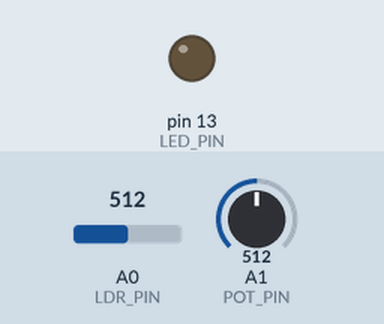
A sketch run on a simulated Arduino Uno, built with avr-gcc and run on an emulated ATmega328P. Shown: output pins drawn as LEDs (lit = HIGH). The test bench sets the inputs (shaded band); at power-on: A1 (POT_PIN) = 512, A0 (LDR_PIN) = 512.

Above: at 1.2 s.
1.3 s: A1 (POT_PIN) set to 530
At 2.2 s:
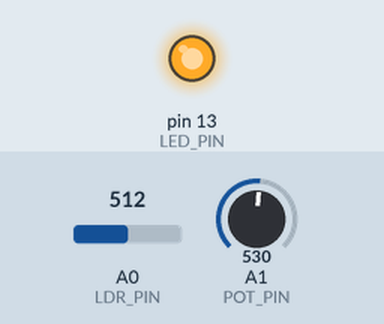
2.8 s: A1 (POT_PIN) set to 511
At 3.3 s:
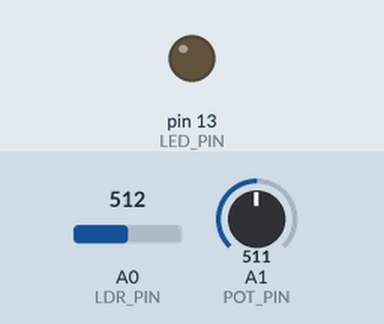
4.3 s: A1 (POT_PIN) set to 716
At 5.7 s:
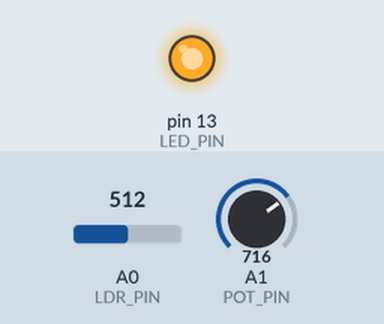
Timing chart, 0 to 7.3 s (numbered marks = the images above; inputs shaded):
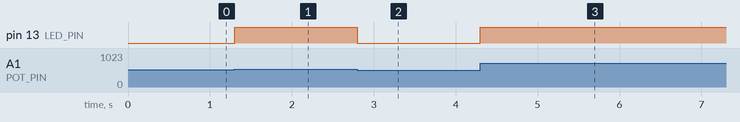

Measured:
- the behaviour switches between 512 and 513 on A1 (POT_PIN) (found by bisection; images 0 and 1)
- after the input at 1.3 s, pin 13 (LED_PIN): LOW → HIGH at once
- after the input at 2.8 s, pin 13 (LED_PIN): HIGH → LOW at once
- after the input at 4.3 s, pin 13 (LED_PIN): LOW → HIGH at once

The sketch:

Night_lamp.ino
```cpp
#include <Arduino.h>

#define LED_PIN 13
#define LDR_PIN A0
#define POT_PIN A1

void setup()
{
    pinMode(LED_PIN, OUTPUT);
}

void loop()
{
    int lightness = analogRead(LDR_PIN);
    int threshold = analogRead(POT_PIN);

    boolean tooDark = (lightness < threshold);

    if (tooDark)
    {
        digitalWrite(LED_PIN, HIGH);
    }
    else
    {
        digitalWrite(LED_PIN, LOW);
    }
}
```
